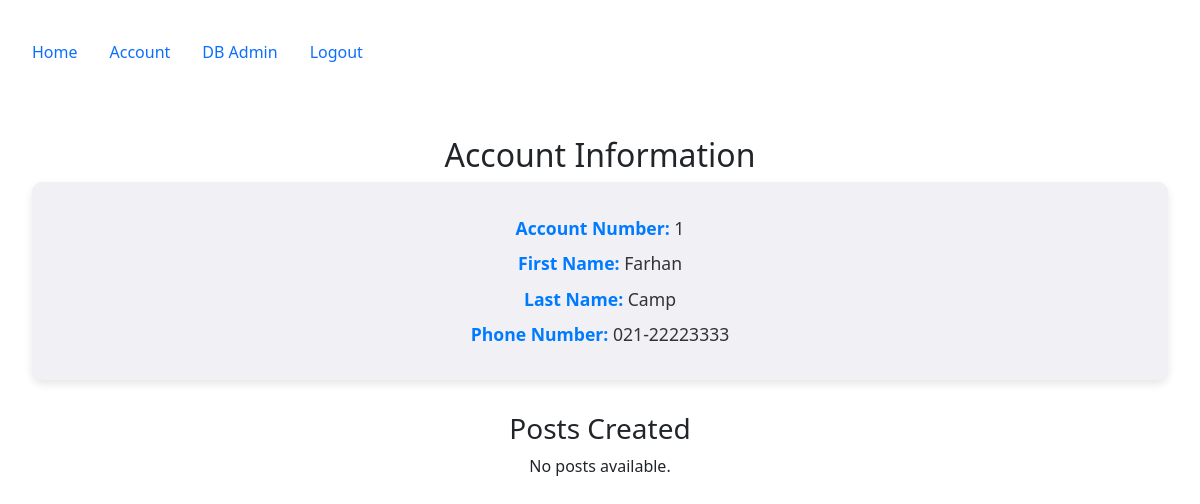
/account (signed in), run on the app's committed database.
### config.py (models this page shows, shortened)
class User(db.Model, UserMixin):
    __tablename__ = 'users'
    id = db.Column(db.Integer, primary_key=True)
    email = db.Column(db.String(100), nullable=False, unique=True)
    password = db.Column(db.String(128), nullable=False)
    firstname = db.Column(db.String(100), nullable=False)
    lastname = db.Column(db.String(100), nullable=False)
    phone = db.Column(db.String(100), nullable=False)
    mfa_key = db.Column(db.String(32), nullable=False, default='')
    salt = db.Column(db.String(44), nullable=False,default=lambda: base64.urlsafe_b64encode(os.urandom(32)).decode('utf-8'))
    mfa_enabled = db.Column(db.Boolean, nullable=False, default=False)
    role = db.Column(db.String(50), nullable=False, default='end_user')
    posts = db.relationship("Post", order_by=Post.id, back_populates="user")
    log = db.relationship("Log", uselist=False, back_populates="user", cascade="all, delete-orphan")

### accounts/views.py (the view, shortened to what this page needs)
@accounts_bp.route('/account')
@login_required
def account():
    user = current_user
    encryption_key = Post.derive_key(user.salt)
    user_posts = []
    posts_query = Post.query.filter_by(userid=user.id).all()
    return render_template('accounts/account.html', user=user, posts=user_posts)

### app.py (called while the page is built, shortened)
@login_manager.user_loader
def load_user(user_id):
    return User.query.get(int(user_id))

@app.before_request
def restrict_access_and_waf_function_name():
    excluded_routes = ['firewall_error', 'static', 'accounts.mfa_setup']
    if request.endpoint in excluded_routes:
        return
    path = request.path
    query = request.query_string.decode("utf-8")
    combined_request_data = f"{path} {query}"
    print(f"Combined Request Data: {combined_request_data}")
    for attack_type, pattern in waf_rules.items():
        if pattern.search(combined_request_data):
            matched_data = pattern.findall(combined_request_data)
            print(f"Detected Attack Type: {attack_type} | Matched Data: {matched_data}")
            flash(f"Attack detected: {attack_type}", "danger")
            return redirect(url_for('firewall_error', attack_type=attack_type))

### config.py (called while the page is built)
   @staticmethod
   def derive_key(salt):
       return base64.urlsafe_b64encode(salt.encode('utf-8').ljust(32)[:32])

### templates/accounts/account.html (shortened to what this page needs)
{% extends "base.html" %}
{% block content %}
<h2>Account Information</h2>
{% if user.is_authenticated %}
    <div class="account-info">
        <p><strong>Account Number:</strong> {{ user.id }}</p>
        <p><strong>First Name:</strong> {{ user.firstname }}</p>
        <p><strong>Last Name:</strong> {{ user.lastname }}</p>
        <p><strong>Phone Number:</strong> {{ user.phone }}</p>
    </div>
    <h3>Posts Created</h3>
    <div class="post-container">
        {% if posts %}
            {% for post in posts %}
                <div class="post-card">
                    <h4>{{ post.title }}</h4>
                    <small>{{ post.created.strftime('%H:%M:%S %d-%m-%Y') }}</small>
                    <div class="post-body">
                        <p>{{ post.body }}</p>
                    </div>
                    <div class="post-actions">
                        <a href="{{ url_for('posts.update', id=post.id) }}">Update</a>
                        <a href="{{ url_for('posts.delete', id=post.id) }}" style="color: red;">Delete</a>
                    </div>
                </div>
            {% endfor %}
        {% else %}
            <p>No posts available.</p>
        {% endif %}
    </div>
{% else %}
    <p>You must be logged in to view account details.</p>
{% endif %}
{% endblock %}

### templates/accounts/account.html (style rules this page uses)
.account-info { background-color: #f0f0f5; color: #333; padding: 1.5em; border-radius: 10px; box-shadow: 0 4px 8px rgba(0, 0, 0, 0.1); margin-bottom: 2em; }
.account-info p { font-size: 1.1em; margin: 0.5em 0; }
.account-info strong { color: #007bff; }
.post-container { display: flex; flex-direction: column; gap: 1em; }

### data on the page
User: id "1", firstname "Farhan", lastname "Camp", phone "021-22223333"
